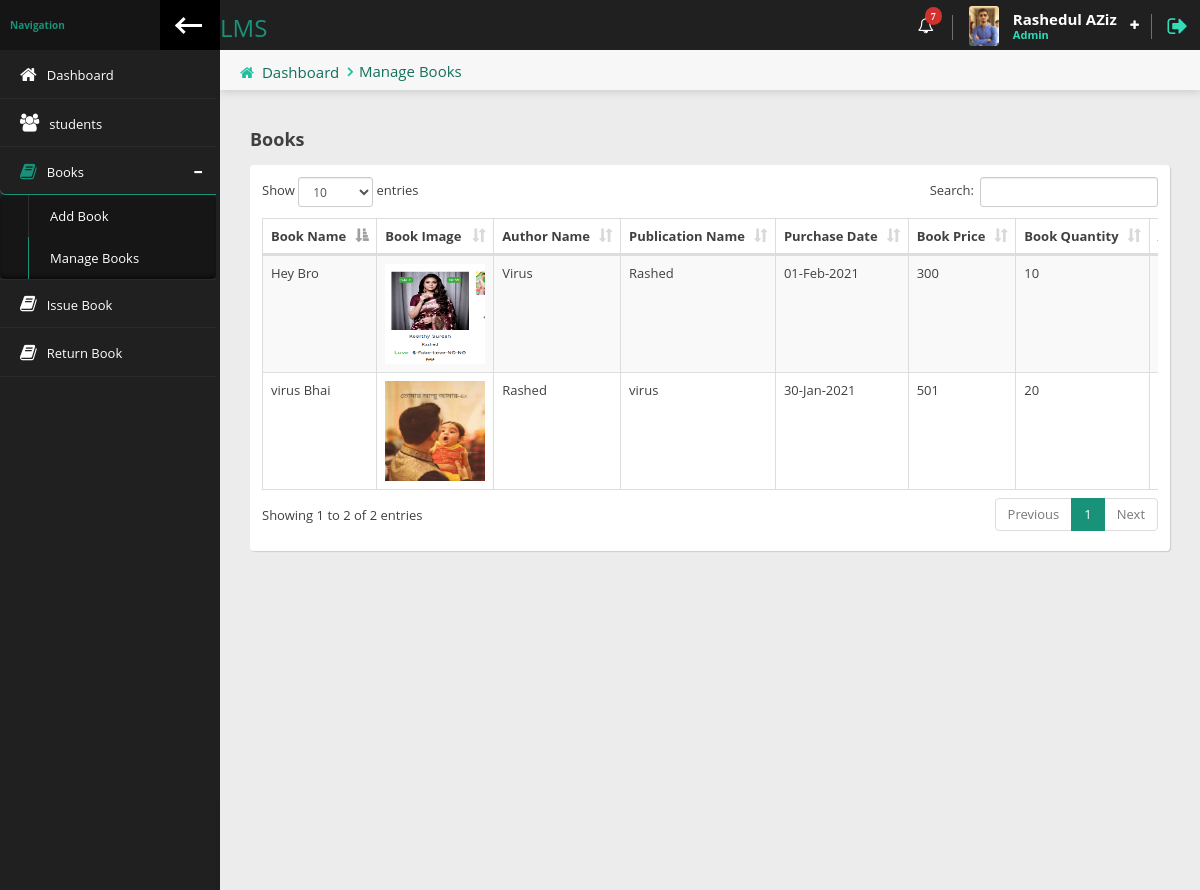
Page /librarian/manage-books.php (signed in) on the committed database.
### tables this page shows
CREATE TABLE `librarian` (
  `id` int(3) NOT NULL,
  `firstname` varchar(50) NOT NULL,
  `lastname` varchar(50) NOT NULL,
  `email` varchar(50) NOT NULL,
  `username` varchar(50) NOT NULL,
  `password` varchar(255) NOT NULL,
  `datetime` timestamp NOT NULL DEFAULT current_timestamp()
);

CREATE TABLE `books` (
  `id` int(5) NOT NULL,
  `book_name` varchar(255) DEFAULT NULL,
  `book_image` varchar(255) DEFAULT NULL,
  `book_author_name` varchar(255) DEFAULT NULL,
  `book_publication_name` varchar(255) DEFAULT NULL,
  `book_purchase_date` varchar(255) DEFAULT NULL,
  `book_price` varchar(255) DEFAULT NULL,
  `book_qty` int(5) DEFAULT NULL,
  `available_qty` int(5) DEFAULT NULL,
  `librarian_username` varchar(255) DEFAULT NULL,
  `datetime` timestamp NOT NULL DEFAULT current_timestamp()
);

### librarian/manage-books.php (the view, shortened to what this page needs)
<?php
require_once 'header.php';
?>
                <div class="content-header">
                    <div class="leftside-content-header">
                        <ul class="breadcrumbs">
                            <li><i class="fa fa-home" aria-hidden="true"></i><a href="index.php">Dashboard</a></li>
                               <li><a href="javascript:avoid(0)">Manage Books</a></li>
                        </ul>
                    </div>
                </div>
                 <div class="row animated fadeInRight">
                <div class="col-sm-12">
                    <h4 class="section-subtitle"><b>Books</b></h4>
                    <div class="panel">
                        <div class="panel-content">
                            <div class="table-responsive">
                                <table id="basic-table" class="data-table table table-striped nowrap table-hover table-bordered" cellspacing="0" width="100%">
                                    <thead>
                                    <tr>
                                        <th>Book Name</th>
                                        <th>Book Image</th>
                                         <th>Author Name</th>
                                        <th>Publication Name</th>
                                        <th>Purchase Date</th>
                                        <th>Book Price</th>
                                           <th>Book Quantity</th>
                                        <th>Available Quantity</th>
                                    </tr>
                                    </thead>
                                    <tbody>
                                        <?php
                                        $result=mysqli_query($con, "select * from books");
                                        while ($row = mysqli_fetch_assoc($result)) {
                                            ?>
                                             <tr>
                                            <td><?=$row['book_name']?></td>
                                            <td> <img src="../images/books/<?=$row['book_image']?>" width="100" height="100"> </td>
                                             <td><?=$row['book_author_name']?></td>
                                            <td><?=$row['book_publication_name']?></td>
                                              <td><?=date('d-M-Y',strtotime($row['book_purchase_date']))?></td>
                                            <td><?=$row['book_price']?></td>
                                              <td><?=$row['book_qty']?></td>
                                            <td><?=$row['available_qty']?></td>
                                        </tr>
                                            <?php
                                        }
                                        ?>
                                    </tbody>
                                </table>
                            </div>
                        </div>
                    </div>
                </div>
            </div>
        <?php
        require_once 'footer.php';
        ?>

### librarian/header.php (shortened to what this page needs)
<?php
$page = explode('/',$_SERVER['PHP_SELF']);
$page =end($page);
require_once '../dbcon.php';
$librarian_login=$_SESSION['librarian_login'];
$data=mysqli_query($con,"SELECT * FROM librarian WHERE email='$librarian_login' || username='$librarian_login'");
$librarian_info = mysqli_fetch_assoc($data);
?>
<!doctype html>
<html lang="en" class="fixed left-sidebar-top">
<head>
    <link href="../assets/vendor/pace/pace-theme-minimal.css" rel="stylesheet" />
    <link rel="stylesheet" href="../assets/vendor/bootstrap/css/bootstrap.css">
    <link rel="stylesheet" href="../assets/vendor/font-awesome/css/font-awesome.css">
    <link rel="stylesheet" href="../assets/vendor/animate.css/animate.css">
    <link rel="stylesheet" href="../assets/vendor/toastr/toastr.min.css">
    <link rel="stylesheet" href="../assets/vendor/magnific-popup/magnific-popup.css">
    <link rel="stylesheet" href="../assets/stylesheets/css/style.css">
        <link rel="stylesheet" href="../assets/vendor/data-table/media/css/dataTables.bootstrap.min.css">
</head>
<body>
    <div class="wrap">
        <div class="page-header">
            <div class="leftside-header">
                <div class="logo">
                    <a href="index.php" class="on-click">
                        <h3>LMS</h3>
                    </a>
                </div>
            </div>
            <div class="rightside-header">
                <div class="header-section hidden-xs" id="notice-headerbox">
                    <div class="notice" id="alerts-notice">
                        <i class="fa fa-bell-o" aria-hidden="true"><span class="badge badge-xs badge-top-right x-danger">7</span></i>
                    </div>
                </div>
                <div class="header-section" id="user-headerbox">
                    <div class="user-header-wrap">
                        <div class="user-photo">
                            <img alt="profile photo" src="../assets/images/rashed1.jpg" />
                        </div>
                        <div class="user-info">
                            <span class="user-name"> <?=$librarian_info['firstname'] ?></span>
                            <span class="user-profile">Admin</span>
                        </div>
                        <i class="fa fa-plus icon-open" aria-hidden="true"></i>
                    </div>
                </div>
                <div class="header-section">
                    <a href="logout.php" data-toggle="tooltip" onclick="return confirm('Are you sure to Logout?');" data-placement="left" title="Logout"><i class="fa fa-sign-out log-out" aria-hidden="true"></i></a>
                </div>
            </div>
        </div>
        <div class="page-body">
            <div class="left-sidebar">
                <div class="left-sidebar-header">
                    <div class="left-sidebar-title">Navigation</div>
                    <div class="left-sidebar-toggle c-hamburger c-hamburger--htla hidden-xs" data-toggle-class="left-sidebar-collapsed" data-target="html">
                        <span></span>
                    </div>
                </div>
                <div id="left-nav" class="nano">
                    <div class="nano-content">
                        <nav>
                            <ul class="nav nav-left-lines" id="main-nav">
                                <li class="<?= $page=='index.php' ? 'active-item':''?>"><a href="index.php"><i class="fa fa-home" aria-hidden="true"></i><span>Dashboard</span></a></li>
                                 <li class="<?= $page=='students.php' ? 'active-item':''?>"><a href="students.php"><i class="fa fa-users" aria-hidden="true"></i><span>students</span></a></li>
                                 <li class="has-child-item close-item <?= $page=='add-book.php' ? 'open-item':''?><?= $page=='manage-books.php' ? 'open-item':''?>" >
                                    <a><i class="fa fa-book" aria-hidden="true"></i><span>Books</span></a>
                                    <ul class="nav child-nav level-1" style="">
                                        <li class="<?= $page=='add-book.php' ? 'active-item':''?>"><a href="add-book.php">Add Book</a></li>
                                        <li class="<?= $page=='manage-books.php' ? 'active-item':''?>"><a href="manage-books.php">Manage Books</a></li>
                                    </ul>
                                </li>
                                <li class="<?= $page=='issue-book.php' ? 'active-item':''?>"><a href="issue-book.php"><i class="fa fa-book" aria-hidden="true"></i><span>Issue Book</span></a></li>
                                 <li class="<?= $page=='return-book.php' ? 'active-item':''?>"><a href="return-book.php"><i class="fa fa-book" aria-hidden="true"></i><span>Return Book</span></a></li>
                            </ul>
                        </nav>
                    </div>
                </div>
            </div>
            <div class="content">

### rows in the picture
librarian: firstname "Rashedul AZiz"
books: book_name "virus Bhai", book_image (picture), book_author_name "Rashed", book_publication_name "virus", book_purchase_date "30-Jan-2021", book_price "501", book_qty "20"
books: book_name "Hey Bro", book_image (picture), book_author_name "Virus", book_publication_name "Rashed", book_purchase_date "01-Feb-2021", book_price "300", book_qty "10"
